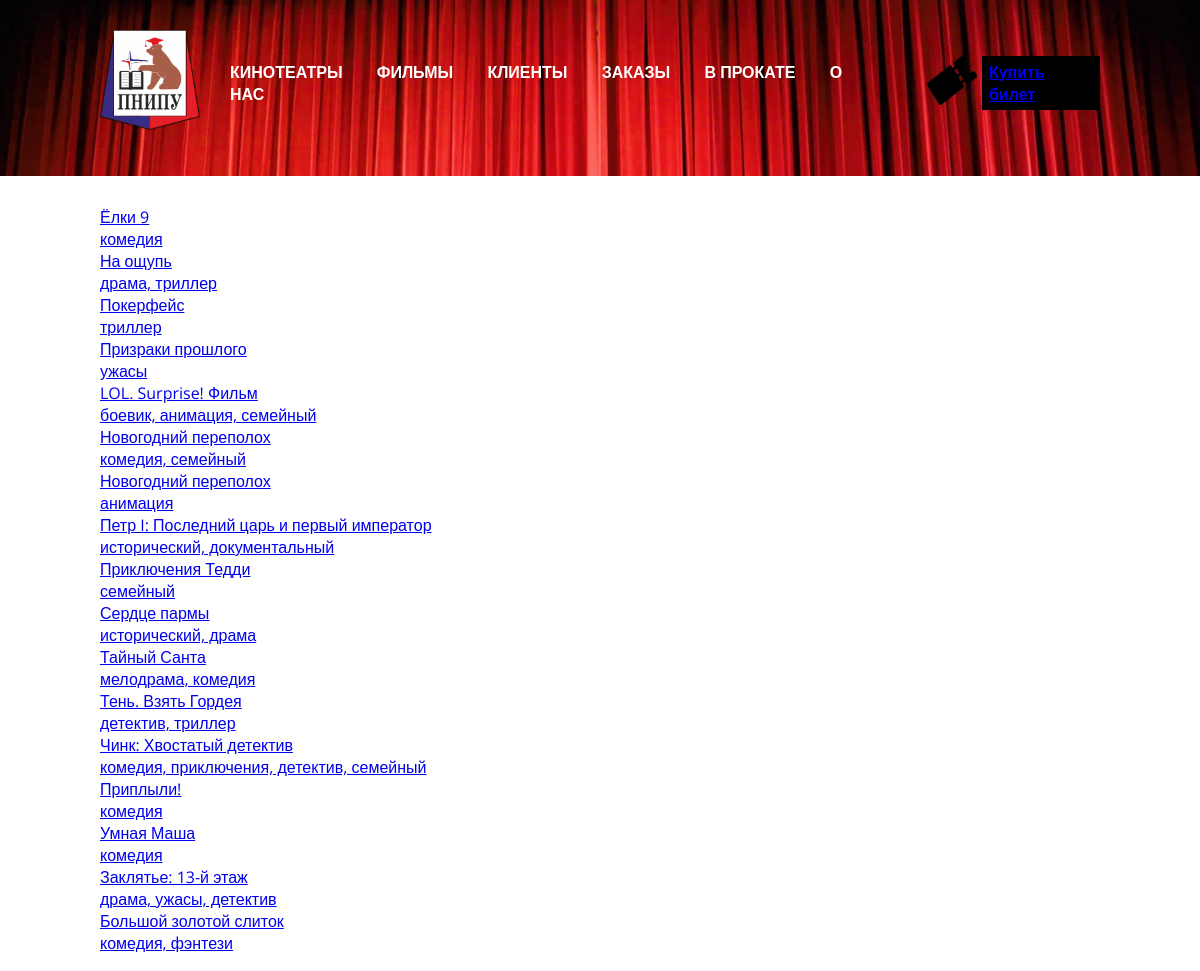
/front/FILMS_page.php, run on the app's committed database.
### tables this page shows
CREATE TABLE `films` (
  `id` int NOT NULL,
  `name` varchar(255) NOT NULL,
  `year` year NOT NULL,
  `country` varchar(255) NOT NULL,
  `tags` varchar(255) NOT NULL
);

### front/FILMS_page.php (the view, shortened to what this page needs)
<!DOCTYPE html>
<?php
	include "database.php";
	$result = mysqli_query($connect, "SELECT * FROM `films`");
?>
<html lang="en">
<head>
	<link rel='stylesheet' href='style.css'>
</head>
<body>
<div class="header">
	<div class="container">
		<div class="header-line">
			<div class="header-logo">
				<img src="PNRPU_logo.png" width="100" height="100"alt="">
			</div>
			<div class="navigation">
				<a class="nav-item" href="CINEMAS_page.php">КИНОТЕАТРЫ</a>
				<a class="nav-item" >ФИЛЬМЫ</a>
				<a class="nav-item" href="CLIENTS_page.php">КЛИЕНТЫ</a>
				<a class="nav-item" href="CLIENTS_ORDERS_page.php">ЗАКАЗЫ</a>
				<a class="nav-item" href="FILMS_SESSIONS_page.php">В ПРОКАТЕ</a>
				<a class="nav-item" href="@">О НАС</a>
			</div>
			<div class="cart">
				<a href="@">
					<img src="ticket.png" width="50" height="50" alt="">
				</a>
			</div>
			<div class="button">
				<a href="REGISTRATION_page.php">Купить билет</a>
			</div>
		</div>
	</div>
</div>
<div class="container">
	<div class="films-items">
		<?php
			while ($items = mysqli_fetch_assoc($result))
			{
				?>
				<films-item>
					<a href="@">
						<div class="films-text">
							<?php
								echo $items['name'];
							?>
						</div>
						<div class="films-subtext">
							<?php
								echo $items['tags'];
							?>
						</div>
					</a>
				</films-item>
				<?php
			}
		?>
	</div>
</div>
</body>
</html>

### front/style.css (style rules this page uses)
body { margin: 0; font-family: 'Open Sans', sans-serif; }
.container { margin: 0px 100px; }
.header { background-image: url(background.jpg); height: 22vh; background-repeat: no-repeat; background-size: cover; }
.header-logo { margin-right: 30px; }
.header-line { padding-top: 30px; display: flex; align-items: center; }
.nav-item { color: #FFFFFF; text-decoration: none; font-weight: 600; font-size: 12; margin-right: 30px; transition: color 0.3s linear; }
.cart { margin-left: 30px; margin-right: 5px; }
.button { background-color: #000000; padding: 5px 7px; color: #FFFFFF; font-size: 12; font-weight: 600; text-decoration: none; transition: color 0.3s linear; }
.films-items { background-color: #FFFFFF; align-items: center; padding-top: 30px; padding-bottom: 17px; }

### data on the page
films: name "Ёлки 9", tags "комедия"
films: name "На ощупь", tags "драма, триллер"
films: name "Покерфейс", tags "триллер"
films: name "Призраки прошлого", tags "ужасы"
films: name "LOL. Surprise! Фильм", tags "боевик, анимация, семейный"
films: name "Новогодний переполох", tags "комедия, семейный"
films: name "Новогодний переполох", tags "анимация"
films: name "Петр I: Последний царь и первый император", tags "исторический, документальный"
films: name "Приключения Тедди", tags "семейный"
films: name "Сердце пармы", tags "исторический, драма"
films: name "Тайный Санта", tags "мелодрама, комедия"
films: name "Тень. Взять Гордея", tags "детектив, триллер"
films: name "Чинк: Хвостатый детектив", tags "комедия, приключения, детектив, семейный"
films: name "Приплыли!", tags "комедия"
films: name "Умная Маша", tags "комедия"
films: name "Заклятье: 13-й этаж", tags "драма, ужасы, детектив"
films: name "Большой золотой слиток", tags "комедия, фэнтези"
